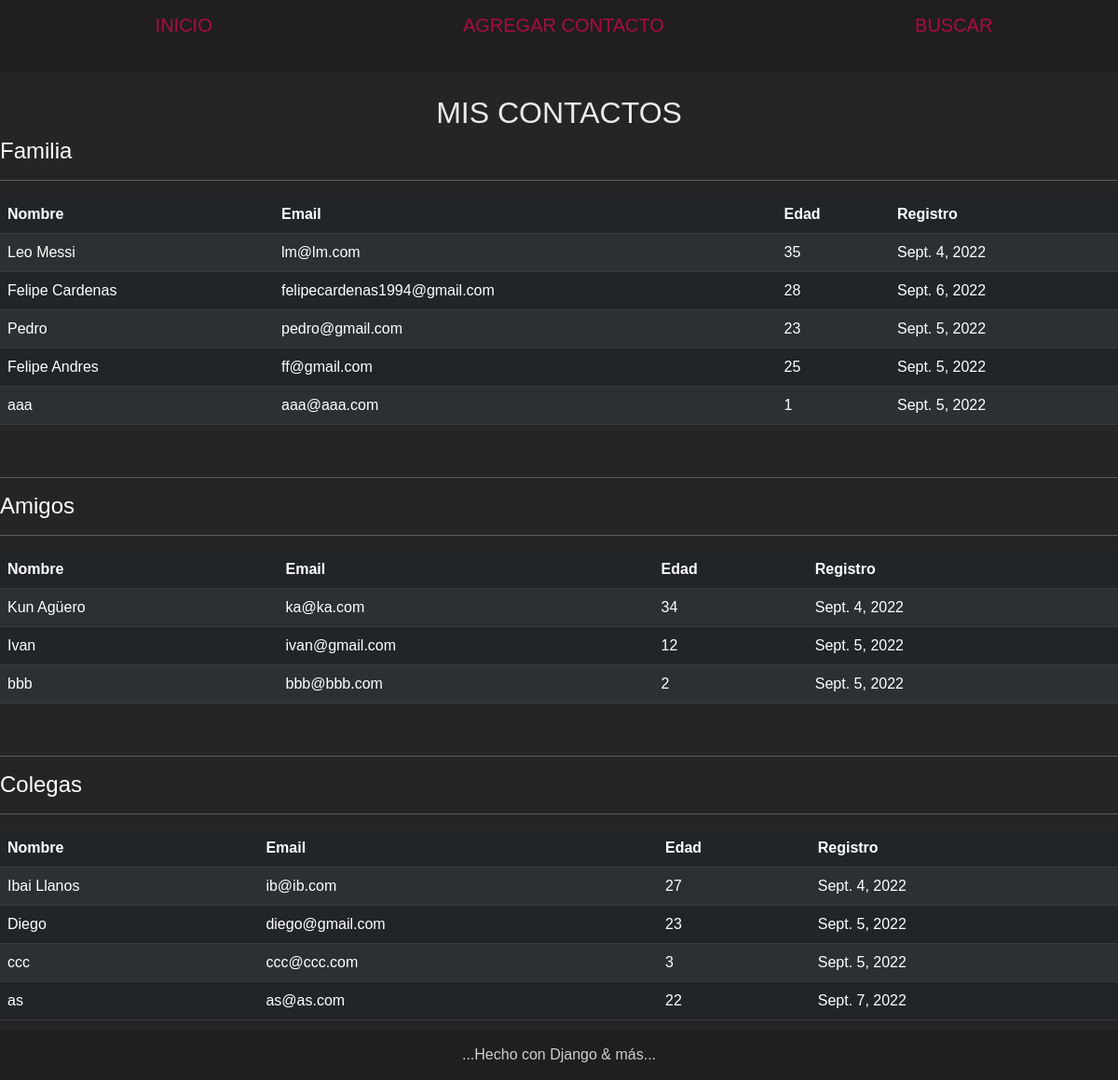
The app's page /APP/ with its own data.
### APP/models.py (models this page shows)
class Familiares(models.Model):
    nombre = models.CharField(max_length=30)
    email = models.EmailField()
    edad = models.IntegerField()
    registro = models.DateField()

class Amigos(models.Model):
    nombre = models.CharField(max_length=30)
    email = models.EmailField()
    edad = models.IntegerField()
    registro = models.DateField()

class Colegas(models.Model):
    nombre = models.CharField(max_length=30)
    email = models.EmailField()
    edad = models.IntegerField()
    registro = models.DateField()

### APP/views.py (the view)
# urls.py: path('', inicio, name='inicio'),
def inicio(req):
    familiares = Familiares.objects.all()
    amigos = Amigos.objects.all()
    colegas = Colegas.objects.all()
    contexto = {
        'familiares': familiares,
        'amigos': amigos,
        'colegas': colegas,
    }
    return render(req, 'index.html', contexto)

### templates/index.html (shortened to what this page needs)
<!DOCTYPE html>
<html lang="en">
	<head>
		{% load static %}
		<link
			href="https://cdn.jsdelivr.net/npm/bootstrap@5.2.0/dist/css/bootstrap.min.css"
			rel="stylesheet"
		/>
	</head>
	<body
		style="
			font-family: 'Gill Sans', 'Gill Sans MT', Calibri, 'Trebuchet MS',
				sans-serif;
			background-color: #201f1d;
		"
	>
		{% include 'base/header.html' %}
		{% block main %}
		<main style="background-color: #252525; color: white">
			<br />
			<h2 style="text-align: center; color: #ebebeb">MIS CONTACTOS</h2>
			<div>
				<h4>Familia</h4>
				<hr />
				<table class="table table-dark table-striped">
					<thead>
						<tr>
							<th scope="col">Nombre</th>
							<th scope="col">Email</th>
							<th scope="col">Edad</th>
							<th scope="col">Registro</th>
						</tr>
					</thead>
					<tbody>
						{% for familia in familiares %}
						<tr>
							<td>{{familia.nombre}}</td>
							<td>{{familia.email}}</td>
							<td>{{familia.edad}}</td>
							<td>{{familia.registro}}</td>
						</tr>
						{% endfor %}
					</tbody>
				</table>
				<br />
				<hr />
				<h4>Amigos</h4>
				<hr />
				<table class="table table-dark table-striped">
					<thead>
						<tr>
							<th scope="col">Nombre</th>
							<th scope="col">Email</th>
							<th scope="col">Edad</th>
							<th scope="col">Registro</th>
						</tr>
					</thead>
					<tbody>
						{% for amigo in amigos %}
						<tr>
							<td>{{amigo.nombre}}</td>
							<td>{{amigo.email}}</td>
							<td>{{amigo.edad}}</td>
							<td>{{amigo.registro}}</td>
						</tr>
						{% endfor %}
					</tbody>
				</table>
				<br />
				<hr />
				<h4>Colegas</h4>
				<hr />
				<table class="table table-dark table-striped">
					<thead>
						<tr>
							<th scope="col">Nombre</th>
							<th scope="col">Email</th>
							<th scope="col">Edad</th>
							<th scope="col">Registro</th>
						</tr>
					</thead>
					<tbody>
						{% for colega in colegas %}
						<tr>
							<td>{{colega.nombre}}</td>
							<td>{{colega.email}}</td>
							<td>{{colega.edad}}</td>
							<td>{{colega.registro}}</td>
						</tr>
						{% endfor %}
					</tbody>
				</table>
				<br />
			</div>
			<br />
		</main>
		{% endblock %}
		{% include 'base/footer.html' %}
	</body>
</html>

### records on screen
Familiares: nombre "Leo Messi", email "lm@lm.com", edad "35", registro "Sept. 4, 2022"
Familiares: nombre "Felipe Cardenas", email "felipecardenas1994@gmail.com", edad "28", registro "Sept. 6, 2022"
Familiares: nombre "Pedro", email "pedro@gmail.com", edad "23", registro "Sept. 5, 2022"
Familiares: nombre "Felipe Andres", email "ff@gmail.com", edad "25", registro "Sept. 5, 2022"
Familiares: nombre "aaa", email "aaa@aaa.com", edad "1", registro "Sept. 5, 2022"
Amigos: nombre "Kun Agüero", email "ka@ka.com", edad "34", registro "Sept. 4, 2022"
Amigos: nombre "Ivan", email "ivan@gmail.com", edad "12", registro "Sept. 5, 2022"
Amigos: nombre "bbb", email "bbb@bbb.com", edad "2", registro "Sept. 5, 2022"
Colegas: nombre "Ibai Llanos", email "ib@ib.com", edad "27", registro "Sept. 4, 2022"
Colegas: nombre "Diego", email "diego@gmail.com", edad "23", registro "Sept. 5, 2022"
Colegas: nombre "ccc", email "ccc@ccc.com", edad "3", registro "Sept. 5, 2022"
Colegas: nombre "as", email "as@as.com", edad "22", registro "Sept. 7, 2022"
